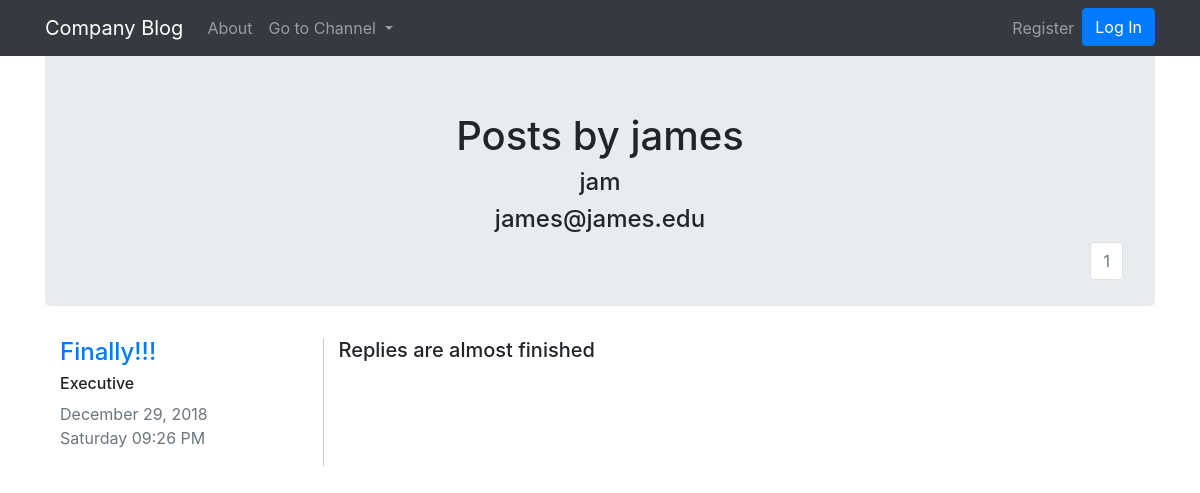
Before: /posts/james with the older database file.
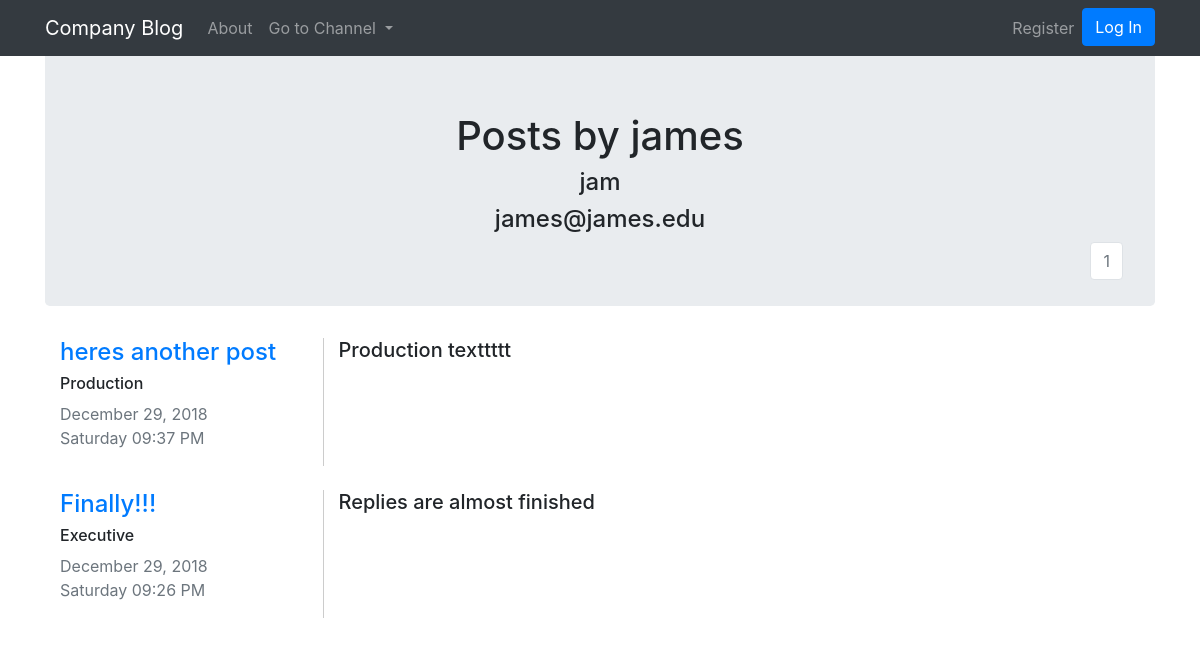
After: the same page with the newer database file.
### blogApp/models.py (models this page shows, shortened)
class Post(db.Model):
    __tablename__ = 'posts'
    users = db.relationship(User)
    id = db.Column(db.Integer, primary_key=True)
    user_id = db.Column(db.Integer, db.ForeignKey('users.id'), nullable=False)
    date = db.Column(db.DateTime, nullable=False, default = datetime.utcnow)
    title = db.Column(db.String(128), nullable=False)
    department = db.Column(db.String(128))
    text = db.Column(db.Text, nullable=False)
    replies = db.relationship('Reply', backref='parent_post', lazy=True)

### blogApp/users/views.py (the view)
@users.route("/posts/<username>")
def user_posts(username):
    page = request.args.get('page', 1, type=int)
    user = User.query.filter_by(username=username).first_or_404()
    posts = Post.query.filter_by(author=user).order_by(Post.date.desc()).paginate(page=page, per_page=3)
    return render_template('user_posts.html', user=user, posts=posts)

### blogApp/__init__.py (called while the page is built)
@app.context_processor
def inject_departments():
	departments = NewPostForm.departments
	return dict(departments=departments)

@app.context_processor
def inject_current_user():
	return dict(current_user=current_user)

### blogApp/templates/user_posts.html (shortened to what this page needs)
{% extends "base.html" %}
{% block content %}
<div class="jumbotron">
    <div align='center'>
        {% if current_user == user %}
        <h1 >My Posts</h1>
        {% else %}
        <h1 >Posts by {{user.username}}</h1>
        <h4>{{ user.position }}</h4>
        <h4>{{ user.email }}</h4>
        {% endif %}
    </div>
    <nav aria-label="Page navigation example" style="float: right;">
        <ul class="pagination justify-content-center">
            {% for page_num in posts.iter_pages(left_edge=1, right_edge=1, left_current=1, right_current=2) %}
            {% if posts.page == page_num %}
            <li class="page-item disabled">
                <a class="page-link" href="{{ url_for('users.user_posts', username=user.username, page=page_num) }}">{{ page_num }}</a>
            </li>
            {% else %}
            <li class="page-item">
                <a class="page-link" href="{{ url_for('users.user_posts', username=user.username, page=page_num) }}">{{ page_num }}</a>
            </li>
            {% endif %}
            {% endfor %}
        </ul>
    </nav>
</div>
<div class="container">
    {% for item in posts.items %}
    <div class="row">
        <div class="col-md-3">
            <h4><a href="{{ url_for('posts.view_post', post_id=item.id) }}">{{ item.title }}</a></h4>
            <h6>{{item.department}}</h6>
            <p class="text-muted">
                {{ item.date.strftime(' %B %d, %Y') }}<br>
                {{ item.date.strftime('%A %I:%M %p') }}
            </p>
        </div>
        <div class="col-md-9" style="border-left: 1px solid #ccc;">
            <h5>{{item.text}}</h5>
        </div>
    </div>
    <br>
    {% endfor %}
</div>
{% endblock content %}

Changed rows visible on the page:
added Post: title "heres another post", department "Production", date "December 29, 2018", date "Saturday 09:37 PM", text "Production texttttt"
